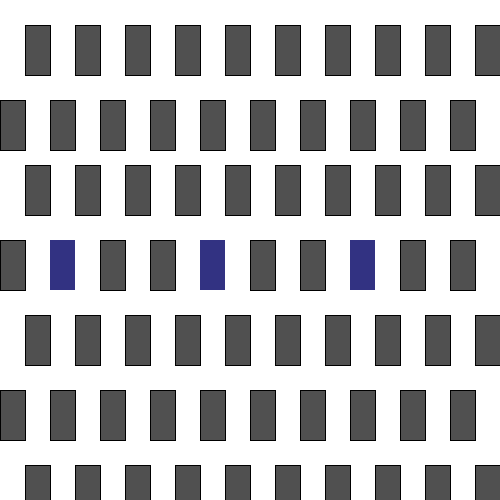
Frame 1 (no input)
Frame 60 (the mouse pressed at the canvas centre just before this capture): identical to frame 1, image omitted
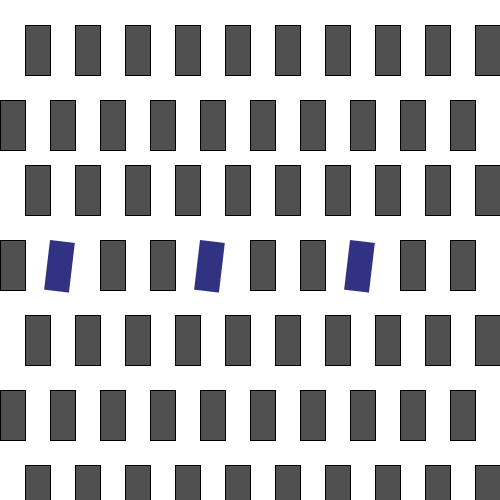
Frame 120 (the mouse held since frame 60 and released just before this capture)

The Processing sketch that drew these frames (run headless with seeded random() and noise(); from frame 60 on, the mouse is pressed at the canvas centre):

// Processing sketch: processing_119181
// ── processing_119181.pde

void draw()
{
//4.Reihe 2.Rechteck
  pushMatrix();
  
translate(200,240);
float winkel = map(mouseX,0,20000,0,3*PI);
rotate(winkel);

fill(255);
noStroke();
rect(-10,-10,55,70);

fill(50,50,130);
noStroke();
rect(0,0,25,50);
  
  popMatrix();
  resetMatrix();
  
  
//4.Reihe 2.Rechteck
  pushMatrix();
  
translate(50,240);
float winkel1 = map(mouseX,0,20000,0,3*PI);
rotate(winkel1);

fill(255);
noStroke();
rect(-10,-10,55,70);

fill(50,50,130);
noStroke();
rect(0,0,25,50);
  
  popMatrix();
  resetMatrix();
  
//4.Reihe 8.Rechteck
  pushMatrix();
  
translate(350,240);
float winkel2 = map(mouseX,0,20000,0,3*PI);
rotate(winkel2);

fill(255);
noStroke();
rect(-10,-10,55,70);

fill(50,50,130);
noStroke();
rect(0,0,25,50);
  
  popMatrix();
  resetMatrix();
 
}


void setup()
{
size(500,500);
background(255);

fill(80);
rect(25,25,25,50);
rect(75,25,25,50);
rect(125,25,25,50);
rect(175,25,25,50);
rect(225,25,25,50);
rect(275,25,25,50);
rect(325,25,25,50);
rect(375,25,25,50);
rect(425,25,25,50);
rect(475,25,25,50);

translate(-25,75);
fill(80);
rect(25,25,25,50);
rect(75,25,25,50);
rect(125,25,25,50);
rect(175,25,25,50);
rect(225,25,25,50);
rect(275,25,25,50);
rect(325,25,25,50);
rect(375,25,25,50);
rect(425,25,25,50);
rect(475,25,25,50);
resetMatrix();


translate(0,140);
fill(80);
rect(25,25,25,50);
rect(75,25,25,50);
rect(125,25,25,50);
rect(175,25,25,50);
rect(225,25,25,50);
rect(275,25,25,50);
rect(325,25,25,50);
rect(375,25,25,50);
rect(425,25,25,50);
rect(475,25,25,50);
resetMatrix();

translate(-25,215);
fill(80);
rect(25,25,25,50);
rect(75,25,25,50);
rect(125,25,25,50);
rect(175,25,25,50);
rect(225,25,25,50);
rect(275,25,25,50);
rect(325,25,25,50);
rect(375,25,25,50);
rect(425,25,25,50);
rect(475,25,25,50);
resetMatrix();

translate(0,290);
fill(80);
rect(25,25,25,50);
rect(75,25,25,50);
rect(125,25,25,50);
rect(175,25,25,50);
rect(225,25,25,50);
rect(275,25,25,50);
rect(325,25,25,50);
rect(375,25,25,50);
rect(425,25,25,50);
rect(475,25,25,50);
resetMatrix();

translate(-25,365);
fill(80);
rect(25,25,25,50);
rect(75,25,25,50);
rect(125,25,25,50);
rect(175,25,25,50);
rect(225,25,25,50);
rect(275,25,25,50);
rect(325,25,25,50);
rect(375,25,25,50);
rect(425,25,25,50);
rect(475,25,25,50);
resetMatrix();

translate(0,440);
fill(80);
rect(25,25,25,50);
rect(75,25,25,50);
rect(125,25,25,50);
rect(175,25,25,50);
rect(225,25,25,50);
rect(275,25,25,50);
rect(325,25,25,50);
rect(375,25,25,50);
rect(425,25,25,50);
rect(475,25,25,50);
resetMatrix();


}
